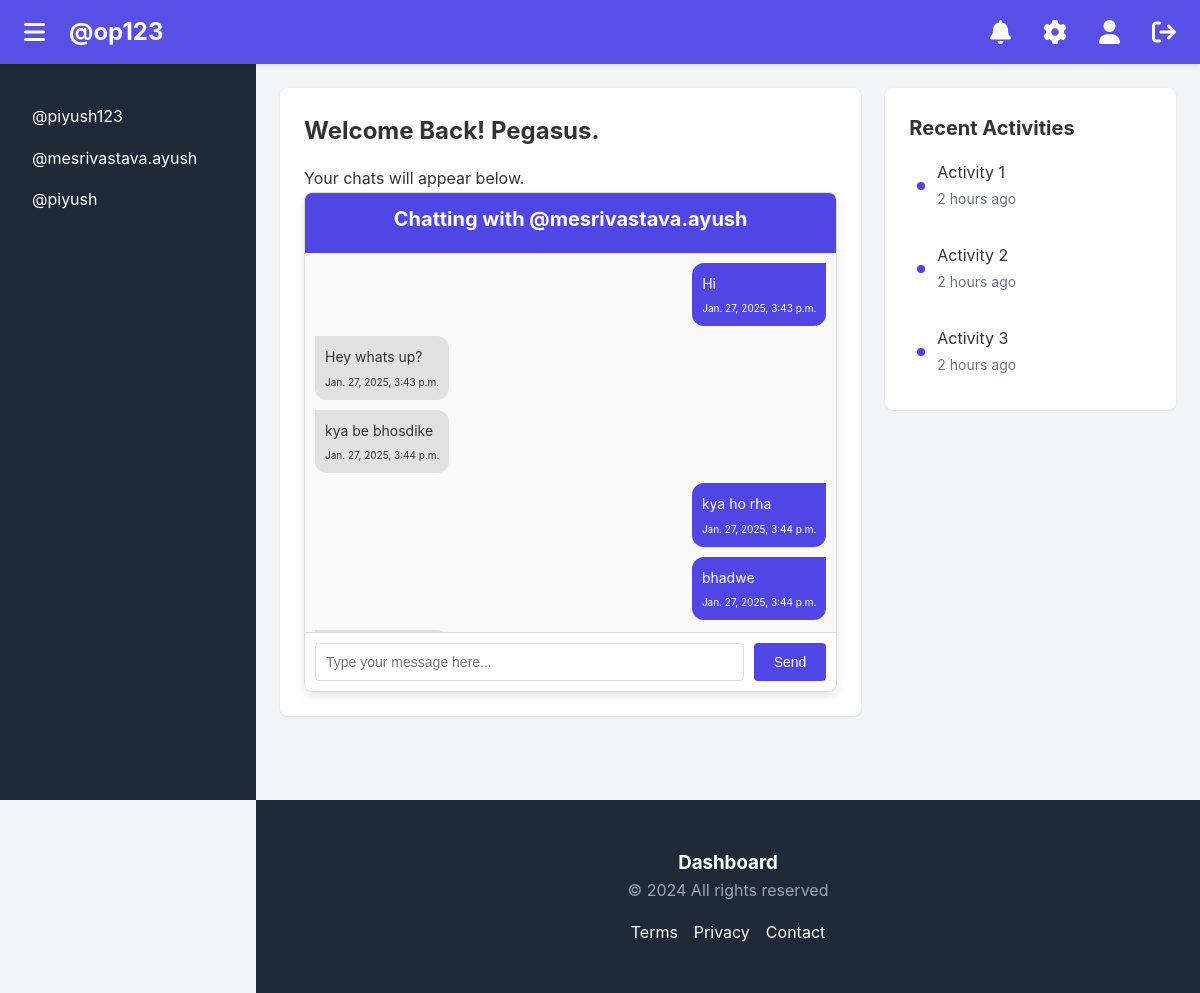
/mesrivastava.ayush/ (signed in), run on the app's committed database.
### server/models.py (models this page shows)
class CustomUser(AbstractBaseUser, PermissionsMixin):
    email = models.EmailField(unique=True)
    username=models.CharField(max_length=25)
    first_name = models.CharField(max_length=30)
    last_name = models.CharField(max_length=30)
    is_active = models.BooleanField(default=True)
    is_staff = models.BooleanField(default=False)
    date_joined = models.DateTimeField(auto_now_add=True)
    objects = CustomUserManager()
    USERNAME_FIELD = 'email'
    REQUIRED_FIELDS = ['username','first_name','last_name']
    def __str__(self):
        return self.email

class ChatModel(models.Model):
    sender=models.ForeignKey(settings.AUTH_USER_MODEL, on_delete=models.SET_NULL,  # Changed from CASCADE to SET_NULL
        related_name='sender',
        null=True,  # Allow null values
        blank=True  # Allow blank in forms
    )
    message=models.TextField(null=True, blank=True)
    thread_name=models.CharField(max_length=100,null=True, blank=True)
    timestamp=models.DateTimeField(default=timezone.now)
    def __str__(self):
        return self.message

### server/views.py (the view)
# urls.py: path("<str:username>/", chatPage, name="chat"),
@login_required(login_url="/login")
def chatPage(request, username):
    try:
        user_obj = CustomUser.objects.get(username=username)
    except CustomUser.DoesNotExist:
        raise Http404("User does not exist")
    users=CustomUser.objects.exclude(email=request.user.email)
    if request.user.id > user_obj.id:
        thread_name = f"{request.user.id}-{user_obj.id}"
    else:
        thread_name = f"{user_obj.id}-{request.user.id}"
    chat_messages=ChatModel.objects.filter(thread_name=thread_name)
    context = {'users':users, 'user_obj':user_obj, 'messages':chat_messages}
    print(context)
    return render(request, "chatPage.html", context=context)

### server/templates/chatPage.html (shortened to what this page needs)
{% load static %}
<!DOCTYPE html>
<html lang="en">
<head>
    <link rel="stylesheet" href="{% static 'styles.css' %}">
    <link rel="stylesheet" href="https://cdnjs.cloudflare.com/ajax/libs/font-awesome/6.0.0-beta3/css/all.min.css">
</head>
<body>
    <nav class="navbar">
        <div class="navbar-content">
            <div class="nav-left">
                <button id="menuToggle" class="menu-button">
                <i class="fas fa-bars" style="font-size: 24px;"></i>
                </button>
                <h1>@{{request.user.username}}</h1>
            </div>
            <div class="nav-right">
                <button class="icon-button">
                    <i class="fas fa-bell" style="font-size: 24px;"></i>
                </button>
                <button class="icon-button">
                    <i class="fas fa-cog" style="font-size: 24px;"></i>
                </button>
                <button class="icon-button">
                    <i class="fas fa-user" style="font-size: 24px;"></i>
                </button>
                <button class="icon-button" href="{% url 'logout' %}">
                    <i class="fa fa-sign-out" style="font-size: 24px;"></i>
                </button>
            </div>
        </div>
    </nav>
    <div class="layout">
        <aside class="sidebar" id="sidebar">
            <nav class="sidebar-nav">
                {% for user in users %}
                    <a href="{% url 'chat' username=user.username %}" class="nav-item">@{{ user.username}}</a>
                {% endfor %}
            </nav>
        </aside>
        <main class="main-content" id="mainContent">
            <div class="container">
                <div class="grid">
                    <div class="main-area">
                        <div class="card">
                            <h2>Welcome Back! {{request.user.first_name}}.</h2>
                            <p>Your chats will appear below.</p>
                            <div class="chat-box">
                                <div class="chat-header">
                                    <h3>Chatting with @{{user_obj.username}} </h3>
                                </div>
                                <div class="chat-messages" id="chatMessages">
                                    {% for message in messages %}
                                        {% if message.sender == request.user %}
                                            <div class="message sent">
                                                <p>{{message.message}}</p>
                                                <small>{{message.timestamp}}</small>
                                            </div>
                                        {% else %}
                                            <div class="message received">
                                                <p>{{message.message}}</p>
                                                <small>{{message.timestamp}}</small>
                                            </div>
                                        {% endif %}
                                    {% endfor %}
                                </div>
                                <div class="chat-input">
                                    <input type="text" id="newMessage" placeholder="Type your message here...">
                                    <button type="submit" id="sendMessage" class="send-button">Send</button>
                                </div>
                            </div>
                        </div>
                    </div>
                    <div class="right-panel">
                        <div class="sticky-content">
                            <div class="card">
                                <h3>Recent Activities</h3>
                                <div class="activity-list">
                                    <div class="activity-item">
                                        <div class="activity-dot"></div>
                                        <div class="activity-content">
                                            <p>Activity 1</p>
                                            <small>2 hours ago</small>
                                        </div>
                                    </div>
                                    <div class="activity-item">
                                        <div class="activity-dot"></div>
                                        <div class="activity-content">
                                            <p>Activity 2</p>
                                            <small>2 hours ago</small>
                                        </div>
                                    </div>
                                    <div class="activity-item">
                                        <div class="activity-dot"></div>
                                        <div class="activity-content">
                                            <p>Activity 3</p>
                                            <small>2 hours ago</small>
                                        </div>
                                    </div>
                                </div>
                            </div>
                        </div>
                    </div>
                </div>
            </div>
        </main>
    </div>
    <footer class="footer" id="footer">
        <div class="container">
            <div class="footer-content">
                <div class="footer-info">
                    <h3>Dashboard</h3>
                    <p>&copy; 2024 All rights reserved</p>
                </div>
                <div class="footer-links">
                    <a href="#">Terms</a>
                    <a href="#">Privacy</a>
                    <a href="#">Contact</a>
                </div>
            </div>
        </div>
    </footer>
</body>
</html>

### server/static/styles.css (style rules this page uses)
* { margin: 0; padding: 0; box-sizing: border-box; }
body { font-family: -apple-system, BlinkMacSystemFont, 'Segoe UI', Roboto, Oxygen, Ubuntu, Cantarell, sans-serif; line-height: 1.6; color: #333; background-color: #f3f4f6; }
.layout { min-height: 100vh; padding-top: 64px; display: flex; }
.container { max-width: 1200px; margin: 0 auto; padding: 1.5rem; }
.navbar { position: fixed; top: 0; left: 0; right: 0; height: 64px; background-color: #4f46e5; color: white; z-index: 9999; box-shadow: 0 2px 4px rgba(0, 0, 0, 0.1); backdrop-filter: blur(8px); background-color: rgba(79, 70, 229, 0.95); }
.navbar-content { max-width: 2000px; margin: 0 auto; height: 100%; display: flex; justify-content: space-between; align-items: center; padding: 0 1rem; }
.nav-left { display: flex; align-items: center; gap: 1rem; }
.nav-right { display: flex; align-items: center; gap: 1rem; }
.menu-button, .icon-button { background: none; border: none; color: white; cursor: pointer; padding: 0.5rem; border-radius: 0.5rem; transition: background-color 0.2s; }
.sidebar { position: fixed; top: 64px; left: 0; width: 256px; height: calc(100vh - 64px); background-color: #1f2937; color: white; transition: transform 0.3s ease; z-index: 40; overflow-y: auto; }
.sidebar-nav { padding: 2rem 1rem; }
.nav-item { display: block; padding: 0.5rem 1rem; color: white; text-decoration: none; border-radius: 0.375rem; transition: background-color 0.2s; }
.main-content { flex: 1; margin-left: 256px; transition: margin-left 0.3s ease; }
.grid { display: grid; grid-template-columns: 2fr 1fr; gap: 1.5rem; }
.card { background-color: white; border-radius: 0.5rem; padding: 1.5rem; box-shadow: 0 1px 3px rgba(0, 0, 0, 0.1); }
.card h2 { font-size: 1.5rem; font-weight: bold; margin-bottom: 1rem; }
.card h3 { font-size: 1.25rem; font-weight: bold; margin-bottom: 0.5rem; }
.activity-list { display: flex; flex-direction: column; gap: 1rem; }
.activity-item { display: flex; align-items: center; gap: 0.75rem; padding: 0.5rem; border-radius: 0.375rem; transition: background-color 0.2s; }
.activity-dot { width: 0.5rem; height: 0.5rem; background-color: #4f46e5; border-radius: 50%; }
.activity-content small { color: #6b7280; font-size: 0.875rem; }
.footer { background-color: #1f2937; color: white; padding: 1.5rem; margin-left: 256px; transition: margin-left 0.3s ease; }
.footer-content { display: flex; flex-direction: column; align-items: center; gap: 1rem; }
.footer-info { text-align: center; }
.footer-info p { color: #9ca3af; }
.footer-links { display: flex; gap: 1rem; }
.footer-links a { color: white; text-decoration: none; transition: color 0.2s; }
.chat-box { border: 1px solid #ddd; border-radius: 8px; display: flex; flex-direction: column; max-height: 500px; overflow: hidden; box-shadow: 0 4px 8px rgba(0, 0, 0, 0.1); }
.chat-header { background-color: #4f46e5;; color: #fff; padding: 10px; text-align: center; font-size: 18px; font-weight: bold; }
.chat-messages { flex-grow: 1; padding: 10px; overflow-y: auto; background-color: #f9f9f9; display: flex; flex-direction: column; }
.message { margin-bottom: 10px; max-width: 80%; padding: 10px; border-radius: 12px; font-size: 14px; position: relative; }
.message.received { background-color: #e1e1e1; align-self: flex-start; border-top-left-radius: 0; }
.message.sent { background-color: #4f46e5;; color: #fff; align-self: flex-end; border-top-right-radius: 0; }
.message small { display: block; font-size: 10px; margin-top: 5px; text-align: right; }
.chat-input { display: flex; padding: 10px; background-color: #fff; border-top: 1px solid #ddd; }
.chat-input input { flex-grow: 1; padding: 10px; border: 1px solid #ddd; border-radius: 4px; font-size: 14px; outline: none; }
.chat-input button { margin-left: 10px; padding: 10px 20px; border: none; background-color: #4f46e5;; color: #fff; border-radius: 4px; cursor: pointer; font-size: 14px; }

### data on the page
CustomUser: user.username "op123", user.first_name "Pegasus"
CustomUser: username "piyush123"
CustomUser: username "mesrivastava.ayush"
CustomUser: username "piyush"
ChatModel: message "Hi", timestamp "Jan. 27, 2025, 3:43 p.m."
ChatModel: message "Hey whats up?", timestamp "Jan. 27, 2025, 3:43 p.m."
ChatModel: message "kya be bhosdike", timestamp "Jan. 27, 2025, 3:44 p.m."
ChatModel: message "kya ho rha", timestamp "Jan. 27, 2025, 3:44 p.m."
ChatModel: message "bhadwe", timestamp "Jan. 27, 2025, 3:44 p.m."
